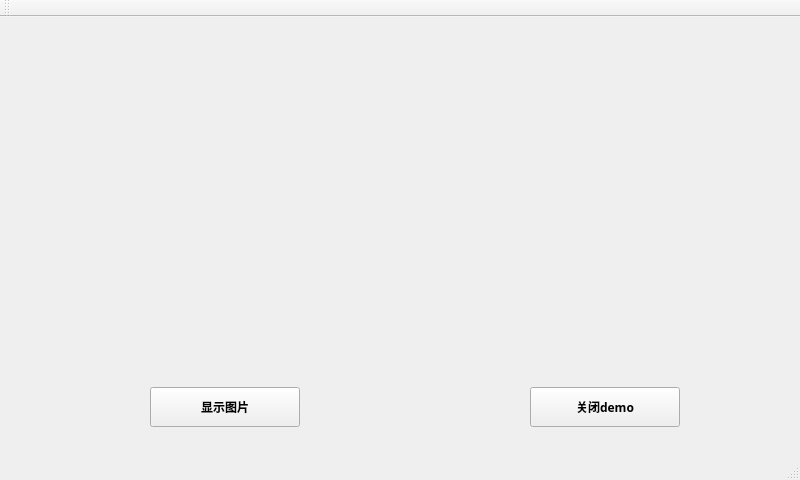
<?xml version="1.0" encoding="UTF-8"?>
<ui version="4.0">
 <class>MainWindow</class>
 <widget class="QMainWindow" name="MainWindow">
  <property name="geometry">
   <rect>
    <x>0</x>
    <y>0</y>
    <width>800</width>
    <height>480</height>
   </rect>
  </property>
  <property name="windowTitle">
   <string>MainWindow</string>
  </property>
  <widget class="QWidget" name="centralWidget">
   <widget class="QLabel" name="label">
    <property name="geometry">
     <rect>
      <x>250</x>
      <y>20</y>
      <width>330</width>
      <height>330</height>
     </rect>
    </property>
    <property name="text">
     <string/>
    </property>
   </widget>
   <widget class="QPushButton" name="pushButton">
    <property name="geometry">
     <rect>
      <x>150</x>
      <y>370</y>
      <width>150</width>
      <height>40</height>
     </rect>
    </property>
    <property name="font">
     <font>
      <family>FangSong</family>
      <weight>75</weight>
      <bold>true</bold>
     </font>
    </property>
    <property name="text">
     <string>显示图片</string>
    </property>
   </widget>
   <widget class="QPushButton" name="pushButton_2">
    <property name="geometry">
     <rect>
      <x>530</x>
      <y>370</y>
      <width>150</width>
      <height>40</height>
     </rect>
    </property>
    <property name="font">
     <font>
      <family>FangSong</family>
      <weight>75</weight>
      <bold>true</bold>
     </font>
    </property>
    <property name="text">
     <string>关闭demo</string>
    </property>
   </widget>
  </widget>
  <widget class="QMenuBar" name="menuBar">
   <property name="geometry">
    <rect>
     <x>0</x>
     <y>0</y>
     <width>800</width>
     <height>28</height>
    </rect>
   </property>
  </widget>
  <widget class="QToolBar" name="mainToolBar">
   <attribute name="toolBarArea">
    <enum>TopToolBarArea</enum>
   </attribute>
   <attribute name="toolBarBreak">
    <bool>false</bool>
   </attribute>
  </widget>
  <widget class="QStatusBar" name="statusBar"/>
 </widget>
 <layoutdefault spacing="6" margin="11"/>
 <resources/>
 <connections>
  <connection>
   <sender>pushButton_2</sender>
   <signal>clicked()</signal>
   <receiver>MainWindow</receiver>
   <slot>close()</slot>
   <hints>
    <hint type="sourcelabel">
     <x>485</x>
     <y>390</y>
    </hint>
    <hint type="destinationlabel">
     <x>399</x>
     <y>239</y>
    </hint>
   </hints>
  </connection>
 </connections>
</ui>
